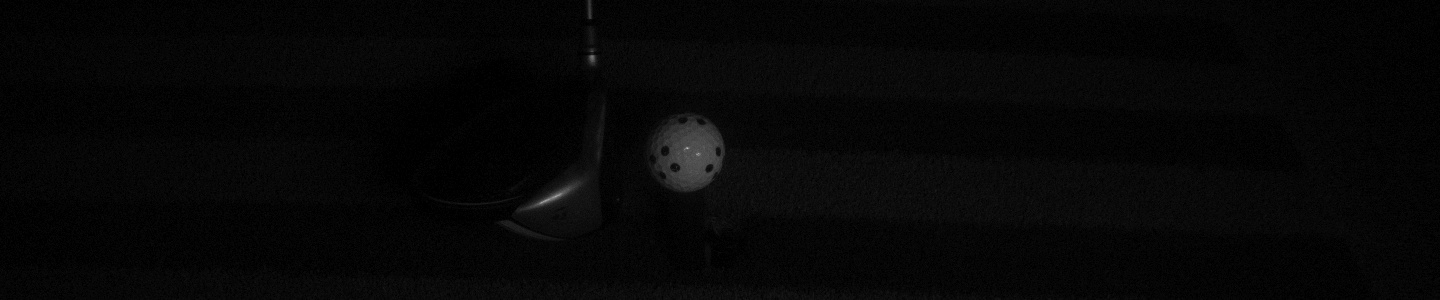
#> input picture shot-image-jpg/driver/marker_ball/Gamma_2_9.jpg, 1440 x 300 px
$ python -i optimized_ball_speed_analyzer.py   (imports and definitions only)
#> lines starting #> are read from the running program, lines starting #| are printed output that depends on the picture; after the words box and inside, x2 and y2 are one past the last pixel; in counts of white or black regions, pixels touching at a corner belong together
#> further down, picture is the input picture: shape (300, 1440, 3); min 0, max 192, mean 6.6
#!/usr/bin/env python3
"""
최적화된 볼 스피드 측정 시스템
기존 데이터와의 정확도 향상을 위한 개선된 버전
"""

import cv2
import numpy as np
import json
import os
import pandas as pd
from pathlib import Path
import glob
from datetime import datetime
import logging

# Setup logging
# [1 line not run here, left out]
logger = logging.getLogger(__name__)

class OptimizedBallSpeedAnalyzer:
    def __init__(self, calibration_file="final_high_quality_calibration.json"):
        """최적화된 볼 스피드 분석기 초기화"""
        self.calibration_data = self.load_calibration(calibration_file)
        self.setup_camera_parameters()

        # 기존 데이터 기반 보정 팩터
        self.correction_factors = {
            'driver': {'speed_factor': 1.74, 'angle_offset': 1.8},
            '5iron': {'speed_factor': 1.17, 'angle_offset': 4.0},
            '7iron': {'speed_factor': 1.47, 'angle_offset': -2.5},
            'pw': {'speed_factor': 1.06, 'angle_offset': 6.7}
        }

    def load_calibration(self, calibration_file):
        """캘리브레이션 데이터 로드"""
        try:
            with open(calibration_file, 'r') as f:
                return json.load(f)
        except FileNotFoundError:
            logger.error(f"Calibration file {calibration_file} not found")
            return None

    def setup_camera_parameters(self):
        """카메라 파라미터 설정"""
        if not self.calibration_data:
            return

        # 상단 카메라 파라미터
        self.mtx1 = np.array(self.calibration_data['upper_camera']['camera_matrix'])
        self.dist1 = np.array(self.calibration_data['upper_camera']['distortion_coeffs'])

        # 하단 카메라 파라미터
        self.mtx2 = np.array(self.calibration_data['lower_camera']['camera_matrix'])
        self.dist2 = np.array(self.calibration_data['lower_camera']['distortion_coeffs'])

        # 스테레오 파라미터
        self.R = np.array(self.calibration_data['stereo_params']['R'])
        self.T = np.array(self.calibration_data['stereo_params']['T'])
        self.baseline = self.calibration_data['stereo_params']['baseline']

        logger.info(f"Loaded calibration with baseline: {self.baseline:.2f}mm")

    def detect_ball_optimized(self, img):
        """최적화된 볼 검출"""
        try:
            # 1. 그레이스케일 변환
            gray = cv2.cvtColor(img, cv2.COLOR_BGR2GRAY)

            # 2. 히스토그램 균등화
            clahe = cv2.createCLAHE(clipLimit=2.0, tileGridSize=(8,8))
            enhanced = clahe.apply(gray)
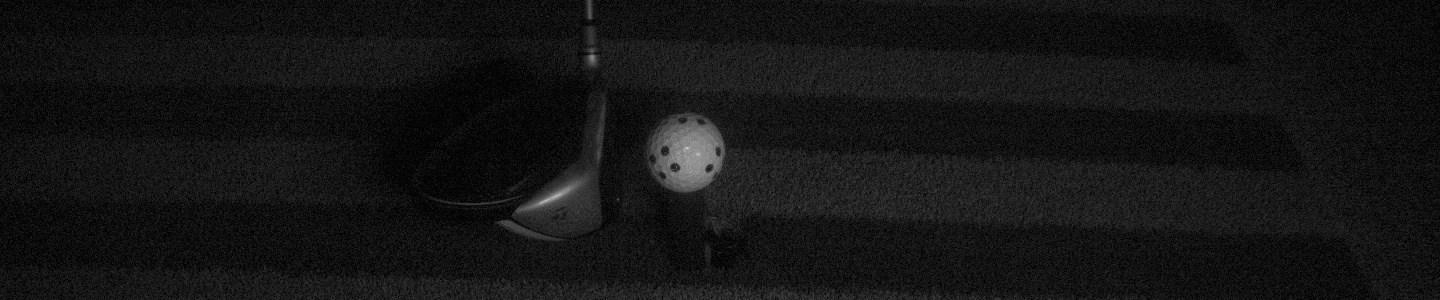
#> enhanced: shape (300, 1440); min 2, max 219, mean 20.6

            # 3. 가우시안 블러
            blurred = cv2.GaussianBlur(enhanced, (5, 5), 0)

            # 4. 적응적 임계값
            thresh = cv2.adaptiveThreshold(blurred, 255, cv2.ADAPTIVE_THRESH_GAUSSIAN_C,
                                         cv2.THRESH_BINARY, 11, 2)
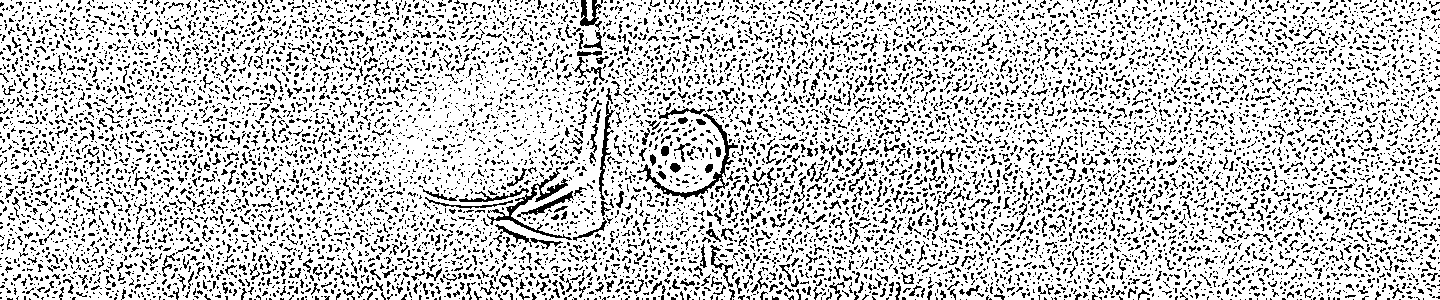
#> thresh: shape (300, 1440); 79% white; black in thin lines or dots

            # 5. 모폴로지 연산
            kernel = np.ones((3,3), np.uint8)
            cleaned = cv2.morphologyEx(thresh, cv2.MORPH_CLOSE, kernel)
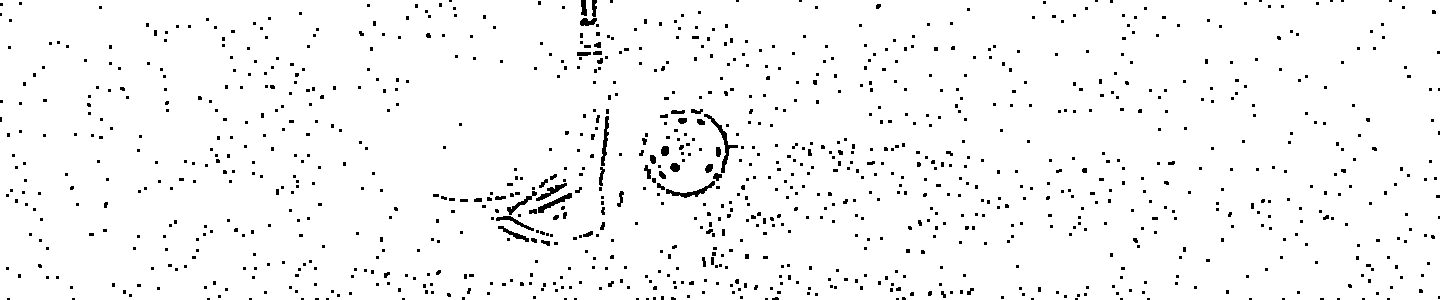
#> cleaned: shape (300, 1440); 96.8% white; 1069 black regions (996 under 20 px), largest, box (x1, y1, x2, y2) and area: (704, 114, 738, 173) 293, (666, 181, 715, 198) 224, (601, 116, 609, 166) 191

            # 6. Hough Circles (최적화된 파라미터)
            circles = cv2.HoughCircles(
                enhanced,
                cv2.HOUGH_GRADIENT,
                dp=1,
                minDist=20,
                param1=50,
                param2=30,
                minRadius=3,
                maxRadius=25
            )
#> circles = 142 rows, first 8: [971.5, 175.5, 24.4], [249.5, 151.5, 24.4], [758.5, 200.5, 24.4], [627.5, 270.5, 24.4], [1052.5, 229.5, 24.4], [711.5, 93.5, 24.4], [949.5, 60.5, 24.4], [726.5, 212.5, 23.3]

            if circles is not None:
                circles = np.round(circles[0, :]).astype("int")
#> circles = 142 rows, first 8: [972, 176, 24], [250, 152, 24], [758, 200, 24], [628, 270, 24], [1052, 230, 24], [712, 94, 24], [950, 60, 24], [726, 212, 23]
                # 가장 큰 원 선택
                if len(circles) > 0:
                    circles = sorted(circles, key=lambda x: x[2], reverse=True)
#> circles = 142 items, first 6: [972, 176, 24], [250, 152, 24], [758, 200, 24], [628, 270, 24], [1052, 230, 24], [712, 94, 24]
                    return circles[0]

            # 7. 컨투어 기반 검출 (백업)
            contours, _ = cv2.findContours(cleaned, cv2.RETR_EXTERNAL, cv2.CHAIN_APPROX_SIMPLE)

            best_contour = None
            best_score = 0

            for contour in contours:
                area = cv2.contourArea(contour)
                if 20 < area < 2000:
                    perimeter = cv2.arcLength(contour, True)
                    if perimeter > 0:
                        circularity = 4 * np.pi * area / (perimeter * perimeter)
                        if circularity > 0.6:
                            score = circularity * area
                            if score > best_score:
                                best_score = score
                                best_contour = contour

            if best_contour is not None:
                (x, y), radius = cv2.minEnclosingCircle(best_contour)
                if 3 < radius < 25:
                    return [int(x), int(y), int(radius)]

            return None

        except Exception as e:
            logger.warning(f"Ball detection error: {str(e)}")
            return None

    # [293 lines left out: functions calculate_3d_position_optimized, calculate_corrected_ball_speed, calculate_corrected_launch_angle, get_default_speed, get_default_launch_angle, process_single_shot and 3 more, not called in this run]

# [2 lines not run here, left out]

>>> import cv2
>>> picture = cv2.imread('shot-image-jpg/driver/marker_ball/Gamma_2_9.jpg')
>>> result = OptimizedBallSpeedAnalyzer().detect_ball_optimized(picture)
#> result = [972, 176, 24]
